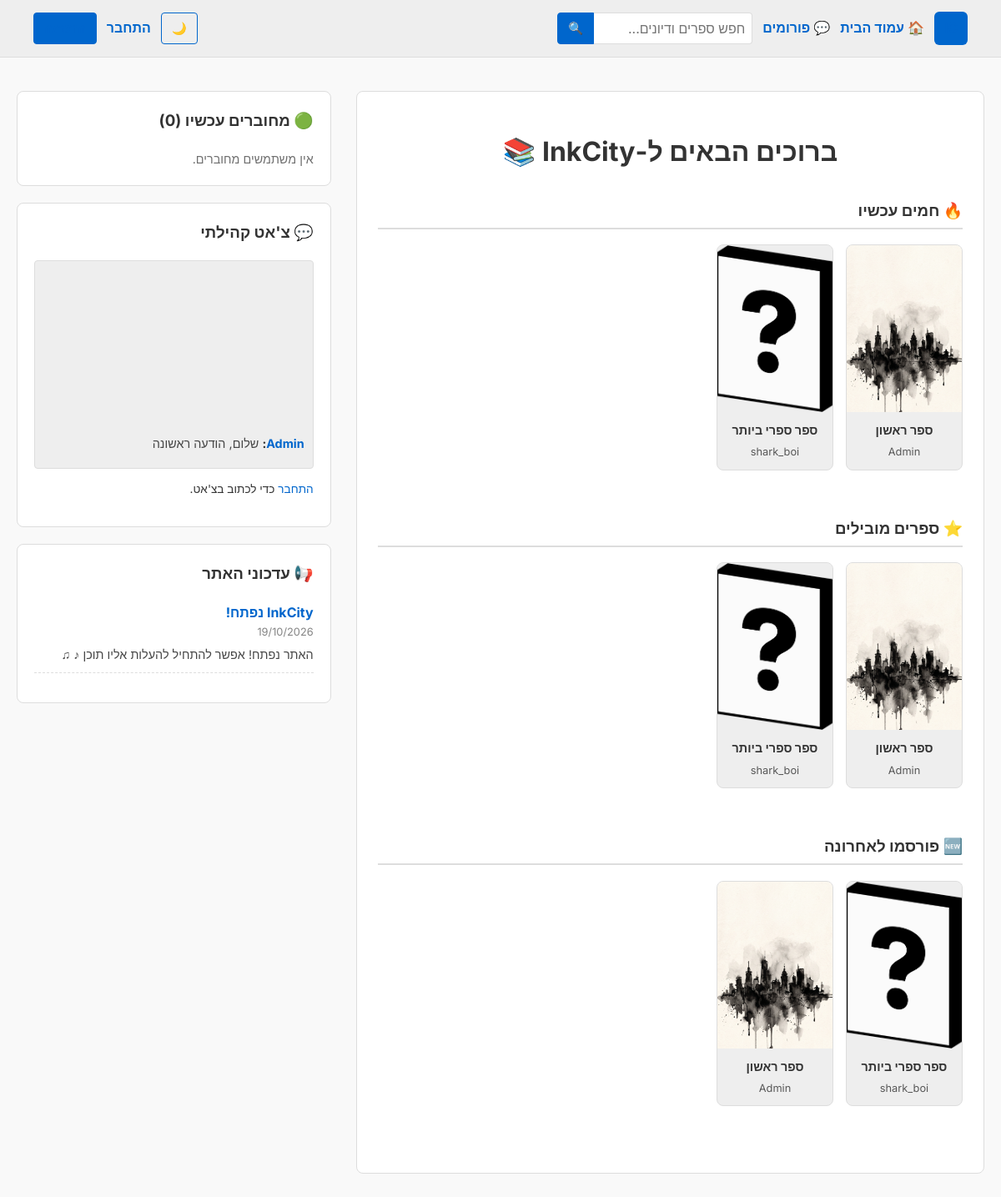
The page / on the database its author committed.
### books/models.py (models this page shows, shortened)
class Book(models.Model):
    title = models.CharField(max_length=200, verbose_name="כותרת הספר")
    summary = models.TextField(verbose_name="תקציר")
    author = models.ForeignKey(User, on_delete=models.CASCADE, related_name='books')
    created_at = models.DateTimeField(auto_now_add=True)
    updated_at = models.DateTimeField(auto_now=True)
    kudos = models.ManyToManyField(User, related_name='kudos_books', blank=True)
    cover = models.ImageField(upload_to='covers/', blank=True, null=True, verbose_name="כריכת הספר")
    STATUS_CHOICES = (
        ('draft', 'טיוטה (מוסתר)'),
        ('published', 'מפורסם (גלוי לכולם)'),
    )
    status = models.CharField(max_length=15, choices=STATUS_CHOICES, default='draft')

class GlobalChatMsg(models.Model):
    author = models.ForeignKey(User, on_delete=models.CASCADE, related_name='chat_messages')
    content = models.CharField(max_length=255, verbose_name="תוכן ההודעה")
    created_at = models.DateTimeField(auto_now_add=True)
    class Meta:
        ordering = ['-created_at'] # הכי חדש למעלה

class SiteUpdate(models.Model):
    title = models.CharField(max_length=200, verbose_name="כותרת העדכון")
    content = models.TextField(verbose_name="תוכן העדכון")
    created_at = models.DateTimeField(auto_now_add=True)
    class Meta:
        ordering = ['-created_at']

### books/views.py (the view, shortened to what this page needs)
# urls.py: path('', views.home, name='home'),
def home(request):
    chat_form = ChatForm()
    if request.user.is_authenticated:
        profile, created = Profile.objects.get_or_create(user=request.user)
        profile.save() # השדה last_active מתעדכן אוטומטית (auto_now=True)
    new_books = Book.objects.filter(status='published').order_by('-id')[:6]
    top_books = Book.objects.filter(status='published').annotate(num_kudos=Count('kudos')).order_by('-num_kudos')[:6]
    trending_books = Book.objects.filter(status='published').annotate(num_comments=Count('chapters__comments')).order_by('-num_comments')[:6]
    updates = SiteUpdate.objects.all()[:3] # 3 עדכונים אחרונים
    chat_messages = GlobalChatMsg.objects.all()[:15] # 15 הודעות אחרונות
    fifteen_mins_ago = timezone.now() - timedelta(minutes=15)
    online_users = Profile.objects.filter(last_active__gte=fifteen_mins_ago)
    return render(request, 'books/home.html', {
        'new_books': new_books,
        'top_books': top_books,
        'trending_books': trending_books,
        'updates': updates,
        'chat_messages': chat_messages,
        'online_users': online_users,
        'chat_form': chat_form,
    })

### books/forms.py
class ChatForm(forms.ModelForm):
    class Meta:
        model = GlobalChatMsg
        fields = ['content']
        widgets = {
            'content': forms.TextInput(attrs={
                'placeholder': 'כתוב משהו...',
                'style': 'width: 70%; padding: 8px; border-radius: 4px; border: 1px solid var(--border-color); background: var(--bg-color); color: var(--text-color);'
            }),
        }
        labels = {'content': ''} # להסתיר את המילה "תוכן ההודעה"

### books/context_processors.py (called while the page is built)
def unread_notifications(request):
    if request.user.is_authenticated:
        count = request.user.notifications.filter(is_read=False).count()
        return {'unread_notifications_count': count}
    return {'unread_notifications_count': 0}

### books/templates/books/home.html (shortened to what this page needs)
{% extends 'books/base.html' %}
{% load static %}
{% block content %}
<div class="home-layout">
    <div class="main-content">
        <h1 style="text-align: center; margin-bottom: 30px;">ברוכים הבאים ל-InkCity 📚</h1>
        <div class="book-section">
            <h3 style="border-bottom: 2px solid var(--border-color); padding-bottom: 5px;">🔥 חמים עכשיו</h3>
            <div class="book-scroll">
                {% for book in trending_books %}
                    <div class="book-card">
                        <a href="{% url 'book_detail' book.id %}">
                            {% if book.cover %}<img src="{{ book.cover.url }}" class="book-cover">{% else %}<img src="{% static 'inkcity/cover-default.png' %}" class="book-cover">{% endif %}
                        </a>
                        <div class="book-info"><a href="{% url 'book_detail' book.id %}" class="book-title">{{ book.title }}</a><div class="book-author">{{ book.author.username }}</div></div>
                    </div>
                {% empty %}<p>אין עדיין ספרים.</p>{% endfor %}
            </div>
        </div>
        <div class="book-section">
            <h3 style="border-bottom: 2px solid var(--border-color); padding-bottom: 5px;">⭐️ ספרים מובילים</h3>
            <div class="book-scroll">
                {% for book in top_books %}
                    <div class="book-card">
                        <a href="{% url 'book_detail' book.id %}">
                            {% if book.cover %}<img src="{{ book.cover.url }}" class="book-cover">{% else %}<img src="{% static 'inkcity/cover-default.png' %}" class="book-cover">{% endif %}
                        </a>
                        <div class="book-info"><a href="{% url 'book_detail' book.id %}" class="book-title">{{ book.title }}</a><div class="book-author">{{ book.author.username }}</div></div>
                    </div>
                {% empty %}<p>אין עדיין ספרים.</p>{% endfor %}
            </div>
        </div>
        <div class="book-section">
            <h3 style="border-bottom: 2px solid var(--border-color); padding-bottom: 5px;">🆕 פורסמו לאחרונה</h3>
            <div class="book-scroll">
                {% for book in new_books %}
                    <div class="book-card">
                        <a href="{% url 'book_detail' book.id %}">
                            {% if book.cover %}<img src="{{ book.cover.url }}" class="book-cover">{% else %}<img src="{% static 'inkcity/cover-default.png' %}" class="book-cover">{% endif %}
                        </a>
                        <div class="book-info"><a href="{% url 'book_detail' book.id %}" class="book-title">{{ book.title }}</a><div class="book-author">{{ book.author.username }}</div></div>
                    </div>
                {% empty %}<p>אין עדיין ספרים.</p>{% endfor %}
            </div>
        </div>
    </div>
    <div class="sidebar">
        <div class="sidebar-box">
            <h3 style="margin-top: 0;">🟢 מחוברים עכשיו ({{ online_users.count }})</h3>
            <div style="display: flex; flex-wrap: wrap; gap: 10px;">
                {% for p in online_users %}
                    <a href="{% url 'profile_detail' p.user.username %}" title="{{ p.user.username }}">
                        {% if p.avatar %}
                            <img src="{{ p.avatar.url }}" style="width: 35px; height: 35px; border-radius: 50%; object-fit: cover; border: 2px solid #4CAF50;">
                        {% else %}
                            <img src="{% static 'inkcity/profile-default.png' %}" style="width: 35px; height: 35px; border-radius: 50%; object-fit: cover; border: 2px solid #4CAF50;">
                        {% endif %}
                    </a>
                {% empty %}
                    <span style="font-size: 0.9em; opacity: 0.7;">אין משתמשים מחוברים.</span>
                {% endfor %}
            </div>
        </div>
        <div class="sidebar-box">
            <h3 style="margin-top: 0;">💬 צ'אט קהילתי</h3>
            <div class="chat-box">
                {% for msg in chat_messages %}
                    <div class="chat-msg">
                        <strong><a href="{% url 'profile_detail' msg.author.username %}">{{ msg.author.username }}</a>:</strong>
                        <span style="opacity: 0.9;">{{ msg.content }}</span>
                    </div>
                {% empty %}
                    <p style="font-size: 0.9em; opacity: 0.7; text-align: center;">הצ'אט ריק. תגידו שלום!</p>
                {% endfor %}
            </div>
            {% if user.is_authenticated %}
                <form method="post" style="display: flex; gap: 5px;">
                    {% csrf_token %}
                    {{ chat_form }}
                    <button type="submit" name="send_chat" class="btn-primary">שלח</button>
                </form>
            {% else %}
                <p style="font-size: 0.85em;"><a href="{% url 'login' %}">התחבר</a> כדי לכתוב בצ'אט.</p>
            {% endif %}
        </div>
        <div class="sidebar-box">
            <h3 style="margin-top: 0;">📢 עדכוני האתר</h3>
            {% for update in updates %}
                <div style="margin-bottom: 15px; padding-bottom: 10px; border-bottom: 1px dashed var(--border-color);">
                    <strong style="color: var(--link-color);">{{ update.title }}</strong>
                    <div style="font-size: 0.8em; opacity: 0.6; margin-bottom: 5px;">{{ update.created_at|date:"d/m/Y" }}</div>
                    <p style="font-size: 0.9em; margin: 0; opacity: 0.9;">{{ update.content }}</p>
                </div>
            {% empty %}
                <p style="font-size: 0.9em; opacity: 0.7;">אין עדכונים חדשים כרגע.</p>
            {% endfor %}
        </div>
    </div>
</div>
{% endblock %}

### static/css/inkcity.css (style rules this page uses)
*, *::before, *::after { box-sizing: border-box; }
body { margin: 0; padding: 0; background: var(--bg-color); color: var(--text-color); font-family: 'Inter', Arial, Helvetica, sans-serif; font-size: 16px; line-height: 1.6; transition: background-color 0.3s, color 0.3s; }
img { max-width: 100%; height: auto; }
a { color: var(--link-color); text-decoration: none; }
.book-title, .thread-title, .profile-name { color: var(--text-color); text-decoration: none; font-weight: 600; }

### books/templates/books/base.html (style rules this page uses)
:root { --bg-color: #f9f9f9; --text-color: #333333; --container-bg: #ffffff; --border-color: #dddddd; --link-color: #0066cc; --nav-bg: #eeeeee; --input-bg: #ffffff; }

### books/templates/books/home.html (style rules this page uses)
.home-layout { display: grid; grid-template-columns: 2fr 1fr; gap: 30px; max-width: 1200px; margin: 40px auto; padding: 0 20px; }
.main-content { background: var(--container-bg); padding: 25px; border-radius: 8px; border: 1px solid var(--border-color); }
.sidebar { display: flex; flex-direction: column; gap: 20px; }
.sidebar-box { background: var(--container-bg); padding: 20px; border-radius: 8px; border: 1px solid var(--border-color); }
.book-section { margin-bottom: 40px; }
.book-scroll { display: flex; gap: 15px; overflow-x: auto; padding-bottom: 15px; scrollbar-width: thin; }
.book-card { min-width: 140px; max-width: 140px; background: var(--nav-bg); border: 1px solid var(--border-color); border-radius: 8px; overflow: hidden; display: flex; flex-direction: column; }
.book-cover { width: 100%; height: 200px; object-fit: cover; background: var(--nav-bg); display: flex; align-items: center; justify-content: center; color: var(--text-color); text-align: center; }
.book-info { padding: 10px; text-align: center; }
.book-title { font-weight: bold; margin-bottom: 5px; display: block; white-space: nowrap; overflow: hidden; text-overflow: ellipsis; font-size: 0.9em; }
.book-author { font-size: 0.8em; opacity: 0.8; }
.chat-box { height: 250px; overflow-y: auto; background: var(--nav-bg); padding: 10px; border-radius: 4px; border: 1px solid var(--border-color); margin-bottom: 10px; display: flex; flex-direction: column-reverse; }
.chat-msg { font-size: 0.9em; margin-bottom: 8px; }

### rows shown on the page
Book: cover (picture), title "ספר ראשון", author.username "Admin"
Book: title "ספר ספרי ביותר", author.username "shark_boi"
GlobalChatMsg: author.username "Admin", content "שלום, הודעה ראשונה"
SiteUpdate: title "InkCity נפתח!", created_at "19/10/2026", content "האתר נפתח! אפשר להתחיל להעלות אליו תוכן ♪ ♫"

### other values the page prints
{{ online_users.count }} "0"
